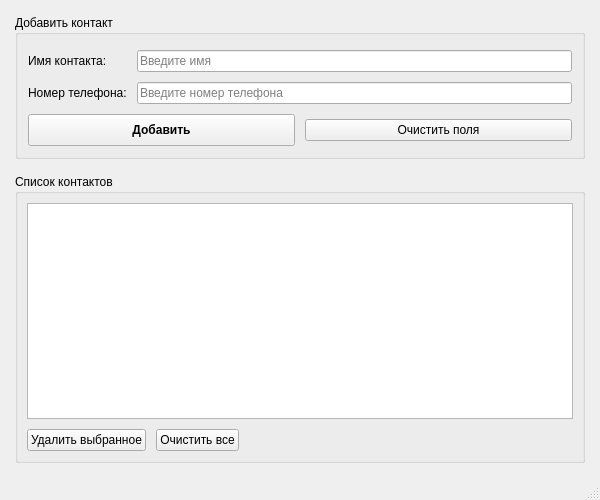
<?xml version="1.0" encoding="UTF-8"?>
<ui version="4.0">
 <class>MainWindow</class>
 <widget class="QMainWindow" name="MainWindow">
  <property name="geometry">
   <rect>
    <x>0</x>
    <y>0</y>
    <width>600</width>
    <height>500</height>
   </rect>
  </property>
  <property name="windowTitle">
   <string>Записная книжка</string>
  </property>
  <property name="sizePolicy">
   <sizepolicy hsizetype="Fixed" vsizetype="Fixed">
    <horstretch>0</horstretch>
    <verstretch>0</verstretch>
   </sizepolicy>
  </property>
  <property name="minimumSize">
   <size>
    <width>600</width>
    <height>500</height>
   </size>
  </property>
  <property name="maximumSize">
   <size>
    <width>600</width>
    <height>500</height>
   </size>
  </property>
  <widget class="QWidget" name="centralwidget">
   <layout class="QVBoxLayout" name="verticalLayout">
    <property name="leftMargin">
     <number>15</number>
    </property>
    <property name="topMargin">
     <number>15</number>
    </property>
    <property name="rightMargin">
     <number>15</number>
    </property>
    <property name="bottomMargin">
     <number>15</number>
    </property>
    <property name="spacing">
     <number>15</number>
    </property>
    <item>
     <widget class="QGroupBox" name="groupBox">
      <property name="title">
       <string>Добавить контакт</string>
      </property>
      <layout class="QFormLayout" name="formLayout">
       <property name="leftMargin">
        <number>10</number>
       </property>
       <property name="topMargin">
        <number>15</number>
       </property>
       <property name="rightMargin">
        <number>10</number>
       </property>
       <property name="bottomMargin">
        <number>10</number>
       </property>
       <property name="spacing">
        <number>10</number>
       </property>
       <item row="0" column="0">
        <widget class="QLabel" name="label">
         <property name="text">
          <string>Имя контакта:</string>
         </property>
        </widget>
       </item>
       <item row="0" column="1">
        <widget class="QLineEdit" name="nameEdit">
         <property name="placeholderText">
          <string>Введите имя</string>
         </property>
        </widget>
       </item>
       <item row="1" column="0">
        <widget class="QLabel" name="label_2">
         <property name="text">
          <string>Номер телефона:</string>
         </property>
        </widget>
       </item>
       <item row="1" column="1">
        <widget class="QLineEdit" name="phoneEdit">
         <property name="placeholderText">
          <string>Введите номер телефона</string>
         </property>
        </widget>
       </item>
       <item row="2" column="0" colspan="2">
        <layout class="QHBoxLayout" name="horizontalLayout">
         <property name="spacing">
          <number>10</number>
         </property>
         <item>
          <widget class="QPushButton" name="addButton">
           <property name="text">
            <string>Добавить</string>
           </property>
           <property name="styleSheet">
            <string notr="true">font-weight: bold; padding: 8px;</string>
           </property>
          </widget>
         </item>
         <item>
          <widget class="QPushButton" name="clearButton">
           <property name="text">
            <string>Очистить поля</string>
           </property>
          </widget>
         </item>
        </layout>
       </item>
      </layout>
     </widget>
    </item>
    <item>
     <widget class="QGroupBox" name="groupBox_2">
      <property name="title">
       <string>Список контактов</string>
      </property>
      <layout class="QVBoxLayout" name="verticalLayout_2">
       <property name="spacing">
        <number>10</number>
       </property>
       <item>
        <widget class="QListWidget" name="contactsList">
         <property name="styleSheet">
          <string notr="true">font-family: 'Segoe UI'; font-size: 12px;</string>
         </property>
        </widget>
       </item>
       <item>
        <layout class="QHBoxLayout" name="horizontalLayout_2">
         <property name="spacing">
          <number>10</number>
         </property>
         <item>
          <widget class="QPushButton" name="deleteButton">
           <property name="text">
            <string>Удалить выбранное</string>
           </property>
          </widget>
         </item>
         <item>
          <widget class="QPushButton" name="clearAllButton">
           <property name="text">
            <string>Очистить все</string>
           </property>
          </widget>
         </item>
         <item>
          <spacer name="horizontalSpacer">
           <property name="orientation">
            <enum>Qt::Horizontal</enum>
           </property>
           <property name="sizeHint" stdset="0">
            <size>
             <width>40</width>
             <height>20</height>
            </size>
           </property>
          </spacer>
         </item>
        </layout>
       </item>
      </layout>
     </widget>
    </item>
   </layout>
  </widget>
  <widget class="QStatusBar" name="statusbar"/>
 </widget>
 <resources/>
 <connections/>
</ui>
